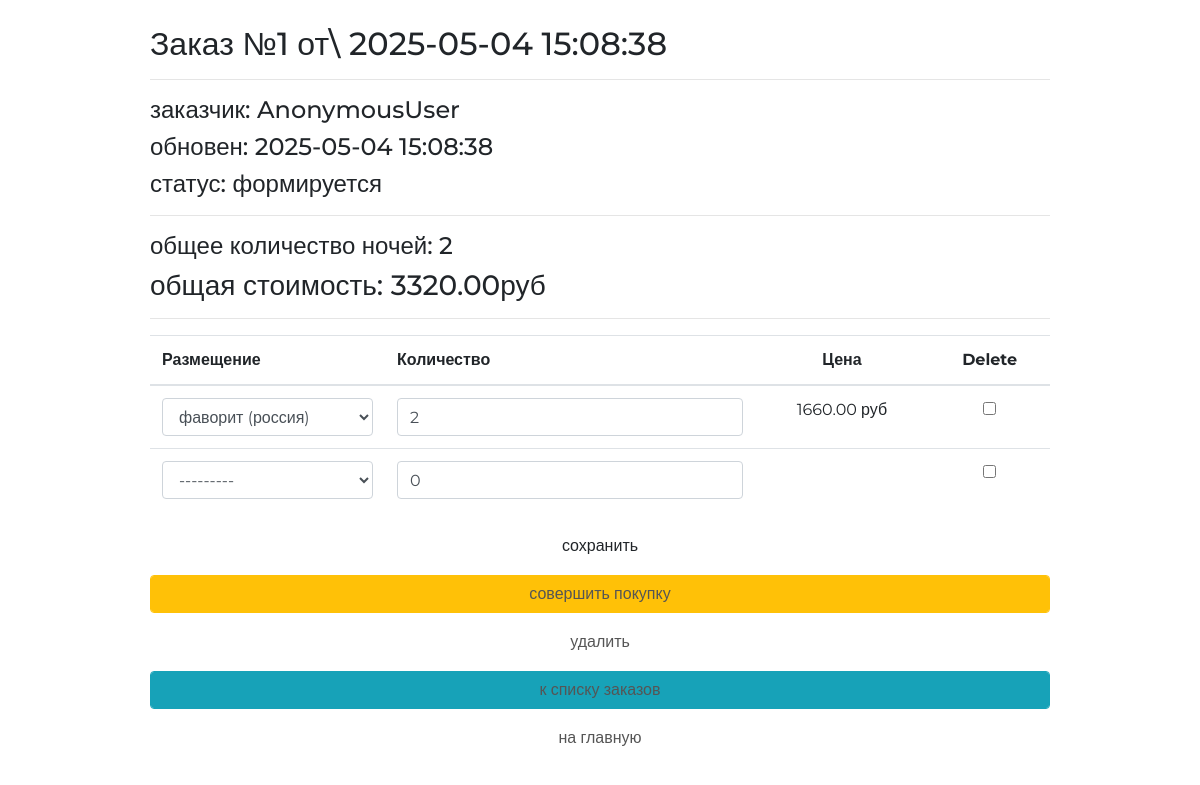
The page /order/update/1/ on the database its author committed.
### ordersapp/models.py (models this page shows, shortened)
class Order(models.Model):
    FORMING = 'FM'
    SENT_TO_PROCEED = 'STP'
    PROCEEDED = 'PRD'
    PAID = 'PD'
    READY = 'RDY'
    CANCEL = 'CNL'
    ORDER_STATUS_CHOICES = (
        (FORMING, 'формируется'),
        (SENT_TO_PROCEED, 'отправлен в обработку'),
        (PROCEEDED, 'оплачен'),
        (PAID, 'обрабатывается'),
        (READY, 'подтверждён размещением'),
        (CANCEL, 'отменён'),
    )
    user = models.ForeignKey(
        settings.AUTH_USER_MODEL, on_delete=models.CASCADE)
    created = models.DateTimeField(verbose_name='создан',
    						auto_now_add=True)
    updated = models.DateTimeField(verbose_name='обновлён', auto_now=True)
    status = models.CharField(
        verbose_name='статус',
        max_length=3,
        choices=ORDER_STATUS_CHOICES,
        default=FORMING)
    is_active = models.BooleanField(verbose_name='активен', default=True)
    class Meta:
        ordering = ('-created',)
        verbose_name = 'заказ'
        verbose_name_plural = 'заказы'
    def get_total_cost(self):
        accommodation = self.orderitems.select_related()
        return sum(list(map(lambda x: x.nights * x.accommodation.price,
                            accommodation)))
    def get_total_nights(self):
        accommodations = self.orderitems.select_related()
        return sum(list(map(lambda x: x.nights, accommodations)))

class OrderItem(models.Model):
    order = models.ForeignKey(Order, related_name='orderitems', on_delete=models.CASCADE)
    accommodation = models.ForeignKey(Accommodation, verbose_name='размещение', on_delete=models.CASCADE)
    nights = models.PositiveIntegerField(verbose_name='количество', default=0)

### mainapp/models.py (models this page shows, shortened)
class Accommodation(models.Model):
    country = models.ForeignKey(ListOfCountries, on_delete=models.CASCADE)
    region = models.ForeignKey(Regions, on_delete=models.CASCADE)
    name = models.CharField(verbose_name='название проживания',
                                           max_length=128, unique=True)
    image = models.ImageField(upload_to='accommodation_img', blank=True)
    short_desc = models.TextField(verbose_name='краткое описание продукта',
                                  max_length=60, blank=True)
    description = models.TextField(verbose_name='описание продукта',
                                   blank=True)
    availability = models.PositiveIntegerField(
				verbose_name='количество свободных номеров')
    price = models.DecimalField(
        verbose_name='цена', max_digits=8, decimal_places=2, default=0)
    room_desc = models.TextField(verbose_name='краткое описание комнаты',
                                 max_length=60, blank=True)
    is_active = models.BooleanField(verbose_name='активна', default=True)
    def __str__(self):
        return f'{self.name} ({self.country.name})'

### ordersapp/views.py (the view, shortened to what this page needs)
# urls.py: path('update/<int:pk>/', ordersapp.OrderItemsUpdate.as_view(), name='order_update'),
class OrderItemsUpdate(UpdateView):
    model = Order
    fields = []
    success_url = reverse_lazy('ordersapp:orders_list')
    def get_context_data(self, **kwargs):
        data = super(OrderItemsUpdate, self).get_context_data(**kwargs)
        OrderFormSet = inlineformset_factory(Order,
                                             OrderItem,
                                             form=OrderItemForm,
                                             extra=1,
                                             fields='__all__')
        if self.request.POST:
            data['orderitems'] = OrderFormSet(self.request.POST,
                                              instance=self.object)
        else:
            formset = OrderFormSet(instance=self.object)
            for form in formset.forms:
                if form.instance.pk:
                    form.initial['price'] = form.instance.accommodation.price
            data['orderitems'] = formset
        return data

### ordersapp/templates/ordersapp/order_form.html (shortened to what this page needs)
{% extends "ordersapp/base.html" %}
{% load static %}
{% load cache %}
{% block content %}
    {% include 'ordersapp/includes/inc_order_summary.html' %}
    <div class="order_form">
        <form action="" method="post">
            <table class="table">
                {% for form in orderitems.forms %}
                    {% if forloop.first %}
                        <thead>
                        <tr>
                            {% for field in form.visible_fields %}
                                <th class="{% cycle 'td1' 'td2' 'td3' 'td4' %} order formset_td">
                                    {{ field.label|capfirst }}
                                </th>
                            {% endfor %}
                        </tr>
                        </thead>
                    {% endif %}
                    <tr class="formset_row">
                        {% for field in form.visible_fields %}
                            <td class="{% cycle 'td1' 'td2' 'td3' 'td4' %} order formset_td">
                                {% if field.name != 'price' %}
                                    {% if field.name == 'product' %}
                                        {% cache 3600 orderitemform_product field.value %}
                                            {{ field }}
                                        {% endcache %}
                                    {% else %}
                                        {{ field }}
                                    {% endif %}
                                {% else %}
                                    {% if field.value %}
                                        <span class="orderitems-{{ forloop.parentloop.counter0 }}-price">{{ field.value }}</span> руб
                                    {% endif %}
                                {% endif %}
                            </td>
                        {% endfor %}
                    </tr>
                {% endfor %}
            </table>
            <button type="submit" value="сохранить" class="btn btn-default btn-round form-control last">сохранить</button>
            {% include 'ordersapp/includes/inc_order_actions.html' %}
        </form>
    </div>
{% endblock %}

### ordersapp/templates/ordersapp/includes/inc_order_summary.html (shortened to what this page needs)
{% if object %}
    <div class="h2">Заказ №{{ object.pk }} от\
        {{ object.created|date:"Y-m-d H:i:s" }}</div>
    <hr>
    <div class="h4">заказчик: {{ user }} </div>
    <div class="h4">обновен: {{ object.updated|date:"Y-m-d H:i:s" }}</div>
    <div class="h4">статус: {{ object.get_status_display }}</div>
    <hr>
    <div class="h4">
        общее количество ночей: <span class="order_total_quantity">
        {{ object.get_total_nights }}</span>
    </div>
    <div class="h3">
        общая стоимость: <span class="order_total_cost">
        {{ object.get_total_cost }}</span>руб
    </div>
{% endif %}
<hr>

### static/css/style.css (style rules this page uses)
* { margin: 0; padding: 0; }
button.last { margin-bottom: 10px; }
.td3.order.formset_td { text-align: center; }
.td4.order.formset_td { text-align: center; }
body { font-family: 'Montserrat', sans-serif; }
html, body { height: 100%; }
table { width: 100%; }
td:first-child { width: 235px; }

### rows shown on the page
Order: pk "1", created "2025-05-04 15:08:38", updated "2025-05-04 15:08:38", status "формируется", get_total_nights "2", get_total_cost "3320.00"
Accommodation: value "1660.00"

### other values the page prints
{{ user }} "AnonymousUser"
{{ field.label|capfirst }} "Размещение" "Количество" "Цена" "Delete"
